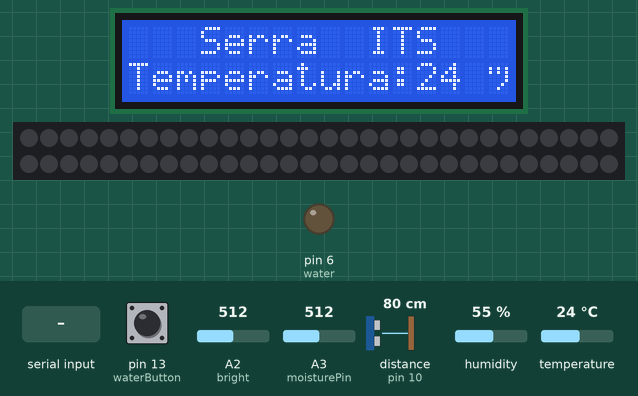
Recording of a sketch running on a simulated Arduino Uno, built with avr-gcc and run on an emulated ATmega328P. Parts: 16×2 character LCD, 60 RGB LEDs in strip order, left to right, continuing on the next row, output pins drawn as LEDs (lit = HIGH). Wiring (inferred from the names in the program): ultrasonic range finder: trigger pin 9; echo pin 10. Inputs (shaded band) come from the test bench; at power-on: pin 13 (waterButton) LOW, temperature 24 °C, A3 (moisturePin) = 512, A2 (bright) = 512, distance to the obstacle (sensor on pin 10) 80 cm, humidity 55 %. The echo pulse lasts 58.3 µs per cm; pins used as bus, display or sensor lines are not drawn; what the sketch prints to the serial monitor is not drawn.

Above: at 1.2 s.
1.3 s: pin 13 (waterButton) pulled HIGH for 0.15 s
At 6.1 s:
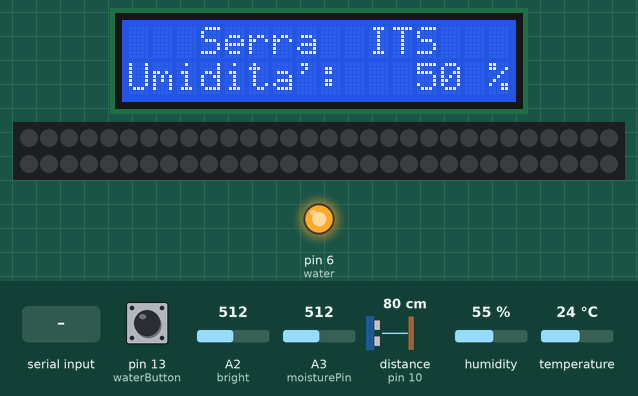
11.7 s: "a" received over Serial
At 12.0 s:
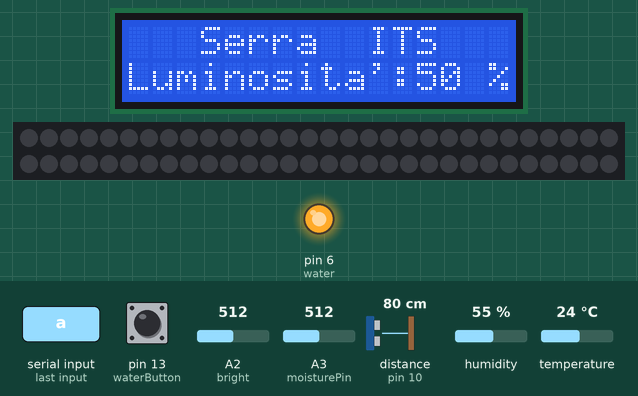
16.9 s: temperature set to 12 °C
At 20.31 s:
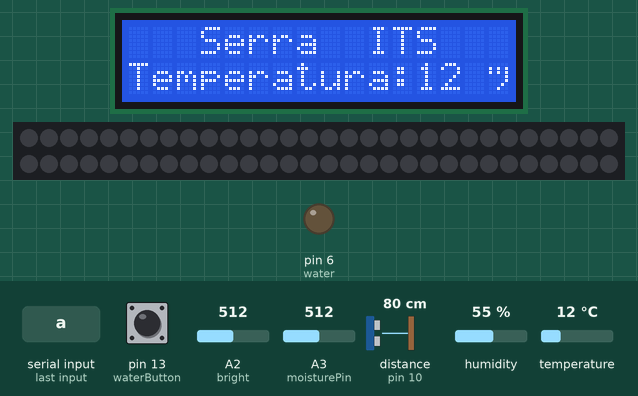
21.9 s: A3 (moisturePin) set to 716
At 25.43 s:
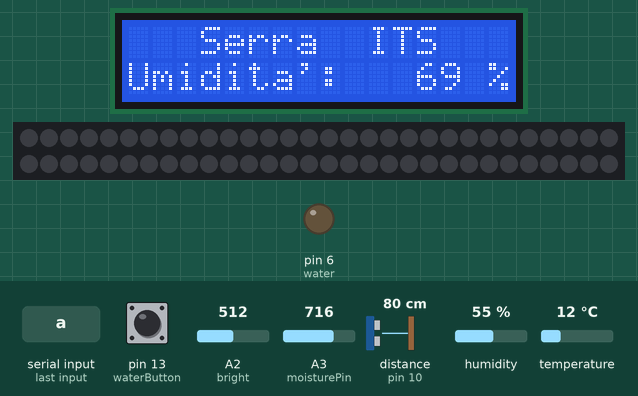
27.1 s: A2 (bright) set to 716
At 30.7 s:
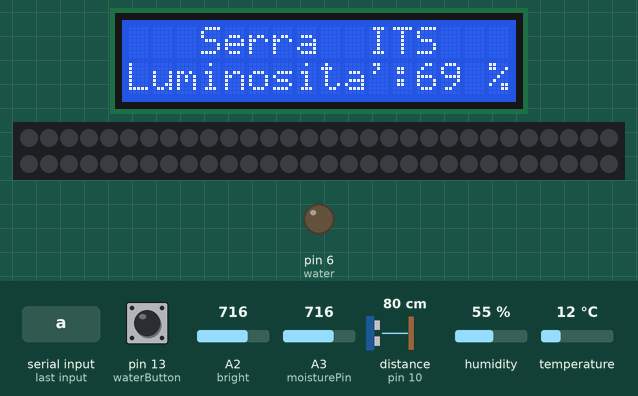
32.3 s: temperature set to 19 °C
At 35.7 s:
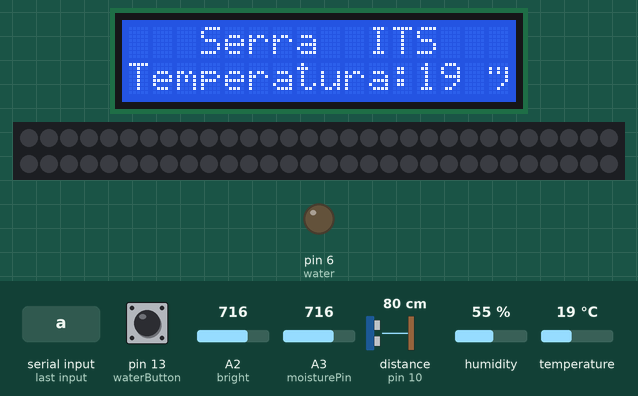
Timing chart, 0 to 37.2 s (numbered marks = the images above; inputs shaded):
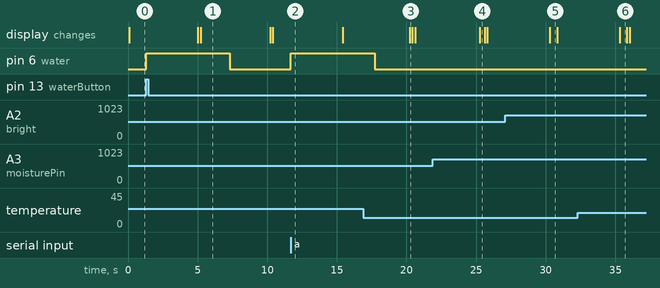

The sketch:

main.ino
```cpp
#include <LiquidCrystal.h>
#include <Adafruit_NeoPixel.h>
#include <dht11.h>

const int temp = 7;
const int moisturePin = A3;
const int water = 6;
const int waterButton = 13;
const int trigPin = 9;
const int echoPin = 10;
const int bright = A2;
const int led = 1;

int NUMPIXELS = 60;

unsigned long startMillis;
unsigned long getValueMillis =  0;
unsigned long eventMillis = 0;
unsigned long waitWater = 10000;                      //da aggiornare
unsigned long eventOpenWater = 0;
unsigned long stopWater = 6000;                     //da aggiornare
unsigned long ultrasonic_millis = 0;
unsigned long ultrasonic2_millis = 0;
unsigned int sonic_done = 0;
unsigned int open_water = 0;
unsigned int trigSonic = 0;
unsigned int duration = 0;
unsigned int maxDistance = 0;                       //da aggiornare
unsigned int minMoisture = 0;                       //da aggiornare
unsigned long timer = 0;
unsigned long myTimer = 0;
int cont = 0;
int delayval = 100;
unsigned long aux = 0;
int timerOver = 0;
int minBrightness = 0;      //da aggiornare
int ledOn = 0;

int tempLCD;
int umidLCD;
int lumLCD;

int tempMap, valTemp;
int distance = 0;

LiquidCrystal lcd(12, 11, 5, 4, 3, 2);
Adafruit_NeoPixel pixels = Adafruit_NeoPixel(NUMPIXELS, led, NEO_GRB + NEO_KHZ800);

int moisture = 0;
int tmp_moisture = 0;
int brightness = 0;
int brightness_map = 0;
String final_str;

dht11 DHT11;

void setup() {
  pinMode(temp, INPUT);
  pinMode(moisturePin, INPUT);
  pinMode(water, OUTPUT);
  pinMode(trigPin, OUTPUT);
  pinMode(echoPin, INPUT);

  lcd.begin(16, 2);
  pixels.begin();

  Serial.begin(9600);
  startMillis = millis();
}

void loop() {
  if (getValueMillis + 5000 <= millis() || getValueMillis == 0){
    moisture = analogRead(moisturePin);
    tmp_moisture = map(moisture, 0, 1023, 0, 100);

    int chk;
    chk = DHT11.read(temp);
    tempMap = DHT11.temperature;

    brightness = analogRead(bright);
    brightness_map = map(brightness, 0, 1023, 0, 100);  //"dipende" da resistenza usata

    tempLCD = tempMap;
    umidLCD = tmp_moisture;
    lumLCD = brightness_map;

    final_str = String(tmp_moisture) + "," + String(tempMap) + "," + String(distance) + ",";

    getValueMillis = millis();

    Serial.println(final_str);
    Serial.flush();
  }

  /* ------ WATER ------ */

  if (/*moisture < minMoisture && */0 == 1 && eventMillis + waitWater <= millis() && open_water == 0 && distance < maxDistance){
    digitalWrite(water, HIGH);
    open_water = 1;
    eventOpenWater = millis();
  }

  if (eventOpenWater + stopWater <= millis() && open_water == 1){
    digitalWrite(water, LOW);
    open_water = 0;
    eventMillis = millis();
  }

  if(Serial.available()){
    char read = Serial.read();
    if (read == 'a' && open_water == 0 && distance > maxDistance){
      digitalWrite(water, HIGH);
      open_water = 1;
      eventOpenWater = millis();
      eventMillis = millis();
    }
  }

  if(digitalRead(waterButton) == HIGH && open_water == 0  && distance > maxDistance){
    digitalWrite(water, HIGH);
    open_water = 1;
    eventOpenWater = millis();
    eventMillis = millis();
  }


  /* ------ ULTRASONIC ------ */

  if (ultrasonic_millis + 0.002 <= millis() && trigSonic == 0){
    digitalWrite(trigPin, LOW);
    digitalWrite(trigPin, HIGH);
    ultrasonic_millis = millis();
    trigSonic = 1;
  }
  if (ultrasonic2_millis + 0.01 <= millis() && trigSonic == 1){
    digitalWrite(trigPin, LOW);
    ultrasonic2_millis = millis();
    trigSonic = 0;
    sonic_done = 1;
  }

  if (sonic_done == 1){
    duration = pulseIn(echoPin, HIGH);
    distance = (duration*.0343)/2;
    sonic_done = 0;
  }

  /* ------ LCD ------ */
  timer=millis();
  myTimer=timer-cont*aux;

  if(myTimer > 0 && myTimer<5000){
    timerOver = 0;
    lcd.setCursor(0, 0);
    lcd.print("   Serra  ITS");
    lcd.setCursor(0, 1);
    lcd.print("Temperatura: ");
    lcd.setCursor(12, 1);
    lcd.print(tempLCD);
    lcd.setCursor(15, 1);
    lcd.print("°");
  }

  if(myTimer>5000 && myTimer<5200)
    lcd.clear();

   if(myTimer >= 5200 && myTimer<10200){
    lcd.setCursor(0, 0);
    lcd.print("   Serra  ITS");
    lcd.setCursor(0, 1);
    lcd.print("Umidita':    ");
    lcd.setCursor(12, 1);
    lcd.print(umidLCD);
    lcd.setCursor(15, 1);
    lcd.print("%");
  }

  if(myTimer>10200 && myTimer<10400)
    lcd.clear();

  if(myTimer>10400 && myTimer<15400){;
    lcd.setCursor(0, 0);
    lcd.print("   Serra  ITS");
    lcd.setCursor(0, 1);
    lcd.print("Luminosita': ");
    lcd.setCursor(12, 1);
    lcd.print(lumLCD);
    lcd.setCursor(15, 1);
    lcd.print("%");
  }

  if(myTimer>15400 && timerOver == 0){
    cont=cont+1;
    lcd.clear();
    aux = myTimer;
    timerOver = 1;
  }

  /*LED AUTOMATICO*/
  if (brightness_map < minBrightness && ledOn == 0){
    ledOn = 1;
    for(int i=0;i<NUMPIXELS;i++){
      pixels.setPixelColor(i, pixels.Color(254,254,254));
      pixels.show();
    }
  }

  if(brightness_map >= minBrightness && ledOn == 1){
    ledOn = 0;
    pixels.clear();
    pixels.show();
  }
}
```

Measured:
- after the input at 1.3 s, pin 6 (water): LOW → HIGH at once, → LOW 6.0 s later
- after the input at 11.7 s, pin 6 (water): LOW → HIGH at once
- what the display in image 1 shows lasts 5.0 s, from 5.2 s to 10.2 s
- what the display in image 5 shows lasts 0.5 s, from 30.3 s to 30.8 s
